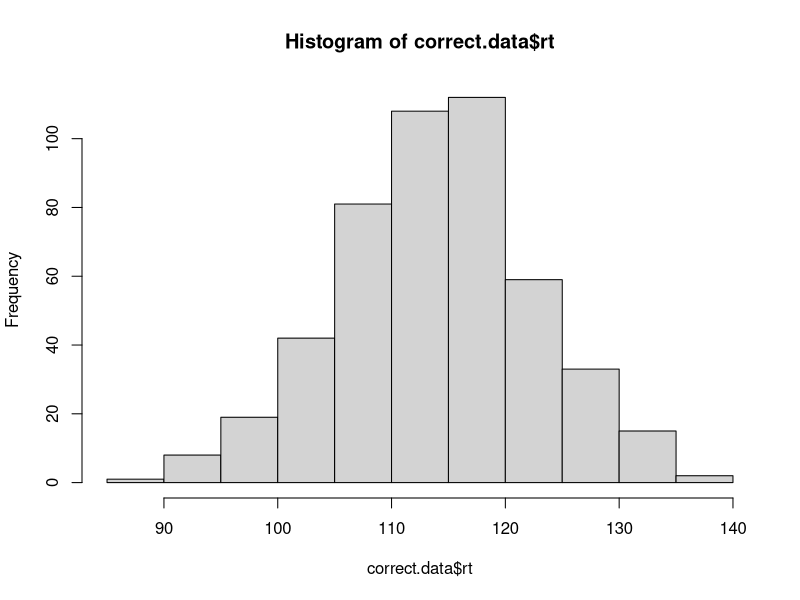
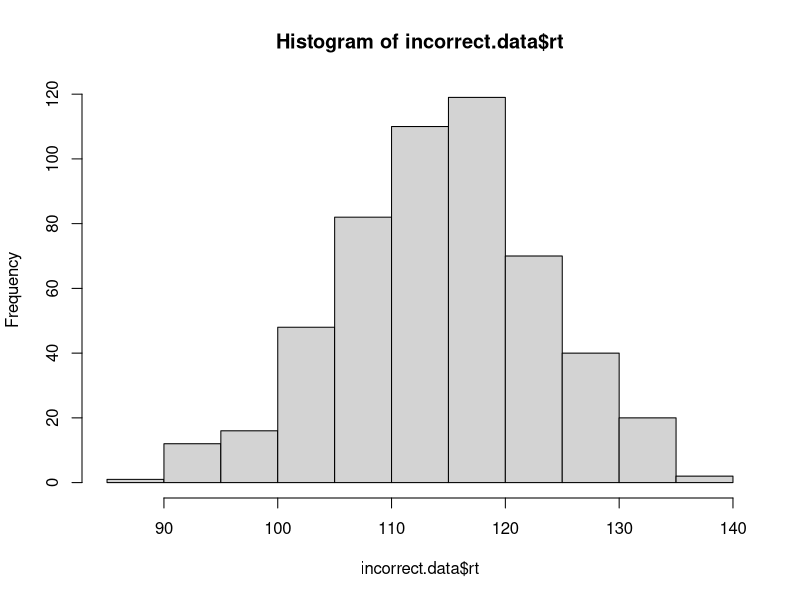

Source code (R) for these figures, in order:
# implement the model by filling in the function below
# the model should return a data frame with two columns: correct and rt
# the correct column should be TRUE or FALSE, and rt should contain the
# number of steps it took to reach the criterion.

# note that the function takes four arguments:
# samples is the number of samples to draw from the model
# rate.1 is the evidence accumulation rate for the correct response (default value is 40)
# rate.1 is the evidence accumulation rate for the incorrect response (default value is 40)
# criterion is the threshold for a response (default value is 3)

# one oddity: note that higher values for rate.1 and rate.2 will actually produce slower RTs.
# this is because the rate parameter is controlling the rate of decay of the exponential distribution,
# so faster rates mean that less evidence is likely to accumulate on each step. we could make
# these parameters more intuitive by taking 1/rate.1 and 1/rate.2 as the values to rexp().

accumulator.model <- function(samples, rate.1=40, rate.2=40, criterion=3){
  
  evidence.correct.array <- rep(0, samples)
  evidence.incorrect.array <- rep(0, samples)
  rt.array <- rep(0, samples)
  accuracy.array <- rep(TRUE, samples)
  
  for(i in 1:samples){
    while(evidence.correct.array[i]<criterion && evidence.incorrect.array[i]<criterion){
      evidence.correct.array[i] <- evidence.correct.array[i] + rexp(1, rate.1)
      evidence.incorrect.array[i] <- evidence.incorrect.array[i] + rexp(1, rate.2)
      rt.array[i] <- rt.array[i] + 1
    }
    
    if(evidence.correct.array[i] != evidence.incorrect.array[i]){
      if(evidence.correct.array[i]>=criterion){
        accuracy.array[i] <- TRUE
      }
      if(evidence.incorrect.array[i]>=criterion){
        accuracy.array[i] <- FALSE
      }
    } else {
      accuracy.array[i] <- evidence.correct.array[i]>evidence.incorrect.array[i]
    }
    
  }
  
  output <- data.frame(
    correct = accuracy.array,
    rt = rt.array
  )
  
  return(output)
}

# test the model ####

# if the model is working correctly, then the line below should generate a data frame with 
# 1000 samples and about half of the samples should be correct. the average rt will probably
# be around 112, but might vary from that by a bit.

initial.test <- accumulator.model(1000)
sum(initial.test$correct) / length(initial.test$correct) # should be close to 0.5
mean(initial.test$rt) # should be about 112

# visualize the RT distributions ####

# we can use dplyr to filter the data and visualize the correct and incorrect RT distributions

library(dplyr)

correct.data <- initial.test %>% filter(correct==TRUE)
incorrect.data <- initial.test %>% filter(correct==FALSE)

hist(correct.data$rt)
hist(incorrect.data$rt)
